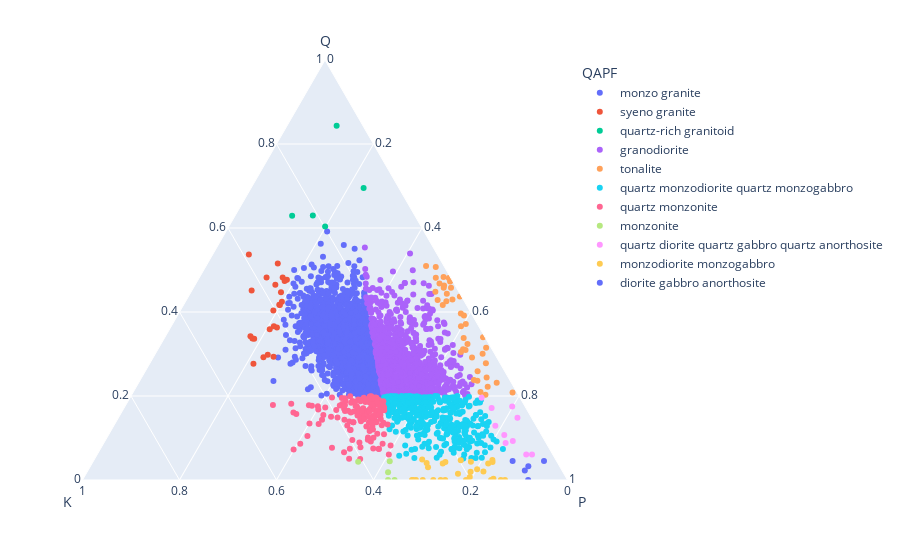

Write notebook code for a chart like this one.
### Code cell
import plotly.express as px
import plotly.graph_objects as go

fig = px.scatter_ternary(df_final, a="Q", b="K", c="P", color="QAPF")

fig.write_image(f"../_FIGURES/qapf_ternary/qapf_ternary_all.pdf")
fig.show()

### Figure 1 — Plotly figure (JSON) as saved in the notebook; plotly's stock layout.template omitted (floating-point values rounded to 4 significant figures; data arrays with more than 128 entries replaced by an {"elided": "..."} marker saying what was removed)
{"data": [{"a": {"elided": "2743 float values"}, "b": {"elided": "2743 float values"}, "c": {"elided": "2743 float values"}, "hoverlabel": {"namelength": 0}, "hovertemplate": "QAPF=monzo granite<br>Q=%{a}<br>K=%{b}<br>P=%{c}", "legendgroup": "monzo granite", "marker": {"color": "#636efa", "symbol": "circle"}, "mode": "markers", "name": "monzo granite", "showlegend": true, "subplot": "ternary", "type": "scatterternary"}, {"a": [50.74, 45.12, 42.74, 44.41, 40.65, 45.5, 44.55, 38.47, 46.36, 35.07, 39.5, 31.89, 32.52, 44.27, 44.09, 39.43, 33.22, 28.04, 34.49, 26.11, 28.13, 33.2, 40.15, 27.39], "b": [36.73, 32.94, 35.1, 35.33, 36.05, 32.64, 32.22, 38.58, 30.55, 40.29, 36.48, 45.29, 46.47, 34.8, 31.44, 36.45, 46.86, 44.04, 39.83, 48.06, 46.22, 40.16, 37.87, 42.89], "c": [7.05, 17.11, 17.75, 15.77, 19.03, 16.18, 16.84, 18.27, 13.03, 21.17, 18.83, 17.6, 17.57, 12.69, 16.91, 18.63, 17.01, 21.86, 19.95, 20.21, 21.8, 19.08, 10.96, 23.08], "hoverlabel": {"namelength": 0}, "hovertemplate": "QAPF=syeno granite<br>Q=%{a}<br>K=%{b}<br>P=%{c}", "legendgroup": "syeno granite", "marker": {"color": "#EF553B", "symbol": "circle"}, "mode": "markers", "name": "syeno granite", "showlegend": true, "subplot": "ternary", "type": "scatterternary"}, {"a": [55.67, 54.57, 56.38, 67.15, 57.81], "b": [18.25, 21.95, 18.84, 4.311, 6.047], "c": [18.3, 10.2, 14.35, 8.13, 19.29], "hoverlabel": {"namelength": 0}, "hovertemplate": "QAPF=quartz-rich granitoid<br>Q=%{a}<br>K=%{b}<br>P=%{c}", "legendgroup": "quartz-rich granitoid", "marker": {"color": "#00cc96", "symbol": "circle"}, "mode": "markers", "name": "quartz-rich granitoid", "showlegend": true, "subplot": "ternary", "type": "scatterternary"}, {"a": {"elided": "1212 float values"}, "b": {"elided": "1212 float values"}, "c": {"elided": "1212 float values"}, "hoverlabel": {"namelength": 0}, "hovertemplate": "QAPF=granodiorite<br>Q=%{a}<br>K=%{b}<br>P=%{c}", "legendgroup": "granodiorite", "marker": {"color": "#ab63fa", "symbol": "circle"}, "mode": "markers", "name": "granodiorite", "showlegend": true, "subplot": "ternary", "type": "scatterternary"}, {"a": [45.28, 40.91, 38.96, 41.62, 31.14, 45.89, 39.97, 36.59, 27.32, 43.54, 40.82, 29.82, 35.05, 19.93, 37.26, 36.99, 41.99, 41.23, 28.75, 32.2, 38.97, 25.4, 26.86, 43.43, 27.22, 37.68, 27.36, 25.99, 37.16, 17.65, 33.18, 19.16, 19.38, 19.83, 16.99, 17.66, 19.21, 30.75, 24.37, 16.44], "b": [0.5401, 2.13, 2.376, 2.073, 4.148, 3.323, 4.303, 1.985, 2.247, 1.265, 1.016, 5.724, 2.262, 0.8876, 4.639, 4.343, 0.3606, 2.65, 5.145, 3.207, 0.3027, 2.666, 4.705, 2.772, 5.993, 3.286, 0.9013, 3.562, 2.148, 5.866, 1.19, 4.629, 6.013, 2.574, 6.027, 3.81, 5.5, 1.378, 0.3009, 3.023], "c": [49.93, 52.16, 46.51, 46.23, 56.82, 40.87, 44.88, 53.66, 61.33, 45.32, 47.39, 60.28, 57.05, 74.99, 45.01, 47.46, 44.93, 44.28, 58.97, 52.51, 49.92, 63.27, 60.58, 43.99, 56.05, 47.63, 58.62, 50.75, 41.91, 63.34, 31.09, 62.57, 56.0, 63.18, 57.95, 46.71, 56.6, 46.35, 47.03, 47.97], "hoverlabel": {"namelength": 0}, "hovertemplate": "QAPF=tonalite<br>Q=%{a}<br>K=%{b}<br>P=%{c}", "legendgroup": "tonalite", "marker": {"color": "#FFA15A", "symbol": "circle"}, "mode": "markers", "name": "tonalite", "showlegend": true, "subplot": "ternary", "type": "scatterternary"}, {"a": {"elided": "438 float values"}, "b": {"elided": "438 float values"}, "c": {"elided": "438 float values"}, "hoverlabel": {"namelength": 0}, "hovertemplate": "QAPF=quartz monzodiorite\nquartz monzogabbro<br>Q=%{a}<br>K=%{b}<br>P=%{c}", "legendgroup": "quartz monzodiorite\nquartz monzogabbro", "marker": {"color": "#19d3f3", "symbol": "circle"}, "mode": "markers", "name": "quartz monzodiorite\nquartz monzogabbro", "showlegend": true, "subplot": "ternary", "type": "scatterternary"}, {"a": {"elided": "150 float values"}, "b": {"elided": "150 float values"}, "c": {"elided": "150 float values"}, "hoverlabel": {"namelength": 0}, "hovertemplate": "QAPF=quartz monzonite<br>Q=%{a}<br>K=%{b}<br>P=%{c}", "legendgroup": "quartz monzonite", "marker": {"color": "#FF6692", "symbol": "circle"}, "mode": "markers", "name": "quartz monzonite", "showlegend": true, "subplot": "ternary", "type": "scatterternary"}, {"a": [4.187, 0, 1.385, 3.542, 0], "b": [39.28, 25.0, 26.8, 27.18, 26.6], "c": [52.4, 45.12, 46.13, 48.26, 45.27], "hoverlabel": {"namelength": 0}, "hovertemplate": "QAPF=monzonite<br>Q=%{a}<br>K=%{b}<br>P=%{c}", "legendgroup": "monzonite", "marker": {"color": "#B6E880", "symbol": "circle"}, "mode": "markers", "name": "monzonite", "showlegend": true, "subplot": "ternary", "type": "scatterternary"}, {"a": [12.74, 10.49, 13.17, 13.33, 14.79, 4.574, 6.575, 8.189, 4.208, 6.689], "b": [2.491, 6.841, 5.425, 2.021, 5.977, 3.21, 4.711, 5.881, 3.82, 6.319], "c": [70.64, 63.89, 58.19, 60.82, 54.76, 67.36, 59.65, 62.45, 61.6, 62.73], "hoverlabel": {"namelength": 0}, "hovertemplate": "QAPF=quartz diorite\nquartz gabbro\nquartz anorthosite<br>Q=%{a}<br>K=%{b}<br>P=%{c}", "legendgroup": "quartz diorite\nquartz gabbro\nquartz anorthosite", "marker": {"color": "#FF97FF", "symbol": "circle"}, "mode": "markers", "name": "quartz diorite\nquartz gabbro\nquartz anorthosite", "showlegend": true, "subplot": "ternary", "type": "scatterternary"}, {"a": [0, 4.088, 2.575, 0, 0, 3.546, 3.203, 1.552, 2.811, 0, 3.338, 1.083, 3.133, 0, 3.154, 0, 0, 2.929, 0, 0, 1.416, 1.698, 3.137, 0, 0, 0.1858, 0.4972], "b": [26.12, 23.05, 22.87, 21.4, 21.75, 14.86, 13.08, 15.19, 18.8, 18.85, 17.81, 15.58, 11.38, 21.67, 8.71, 11.61, 20.72, 17.83, 22.44, 8.752, 11.34, 11.53, 9.694, 14.65, 12.03, 9.745, 13.39], "c": [57.47, 56.59, 58.56, 60.41, 56.86, 57.16, 57.41, 63.13, 47.94, 55.89, 56.23, 54.72, 64.65, 46.38, 54.58, 72.88, 48.71, 54.24, 47.54, 59.15, 56.77, 53.2, 60.02, 55.36, 64.29, 54.48, 53.85], "hoverlabel": {"namelength": 0}, "hovertemplate": "QAPF=monzodiorite monzogabbro<br>Q=%{a}<br>K=%{b}<br>P=%{c}", "legendgroup": "monzodiorite monzogabbro", "marker": {"color": "#FECB52", "symbol": "circle"}, "mode": "markers", "name": "monzodiorite monzogabbro", "showlegend": true, "subplot": "ternary", "type": "scatterternary"}, {"a": [1.775, 4.056, 2.963, 0, 2.255], "b": [5.962, 2.324, 5.965, 6.586, 4.443], "c": [70.09, 83.5, 56.86, 74.61, 62.29], "hoverlabel": {"namelength": 0}, "hovertemplate": "QAPF=diorite gabbro anorthosite<br>Q=%{a}<br>K=%{b}<br>P=%{c}", "legendgroup": "diorite gabbro anorthosite", "marker": {"color": "#636efa", "symbol": "circle"}, "mode": "markers", "name": "diorite gabbro anorthosite", "showlegend": true, "subplot": "ternary", "type": "scatterternary"}], "layout": {"autosize": true, "legend": {"title": {"text": "QAPF"}, "tracegroupgap": 0}, "margin": {"t": 60}, "ternary": {"aaxis": {"title": {"text": "Q"}}, "baxis": {"title": {"text": "K"}}, "caxis": {"title": {"text": "P"}}, "domain": {"x": [0, 1], "y": [0, 1]}}}}
